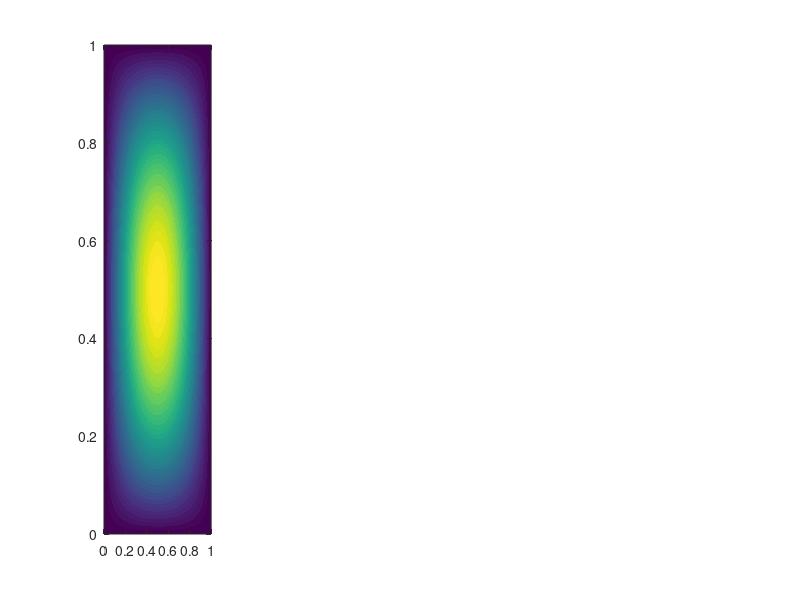

Here is the MATLAB script that generated this plot: (Note: this script raises an error after producing the figure.)
% Wk01 - Helmholtz modes & cavity mode counting
% Physical Chemistry 2 - Prof. S. Joon Kwon - SPMDL - SKKU

Lx = 1; Ly = 1;
[X, Y] = meshgrid(linspace(0,Lx,160), linspace(0,Ly,160));
modes = [1 1; 2 1; 2 2; 4 2];

figure(1);
for k = 1:4
    nx = modes(k,1); ny = modes(k,2);
    subplot(1,4,k);
    contourf(X, Y, sin(nx*pi*X/Lx).*sin(ny*pi*Y/Ly), 41, 'LineStyle', 'none');
    colormap(flipud(redblue_like())); axis square off;
    w = pi*sqrt((nx/Lx)^2 + (ny/Ly)^2);
    title(sprintf('(%d,%d), w=%.2f', nx, ny, w));
end
sgtitle('Helmholtz modes on a square membrane');

% 3D cavity mode counting: w' = sqrt(nx^2+ny^2+nz^2) <= wmax
wmax = 14; freqs = [];
for nx = 1:wmax, for ny = 1:wmax, for nz = 1:wmax
    wp = sqrt(nx^2 + ny^2 + nz^2);
    if wp <= wmax, freqs(end+1) = wp; end %#ok<SAGROW>
end, end, end
freqs = sort(freqs); N = 1:numel(freqs);

figure(2); hold on;
stairs(freqs, N, 'b-', 'LineWidth', 1.2);
ws = linspace(0, wmax, 300);
plot(ws, pi/6*ws.^3, 'r--', 'LineWidth', 1.5);
xlabel("normalized frequency w'"); ylabel("N(w')");
legend('exact staircase', '(\pi/6) w''^3'); 
title('Mode counting \rightarrow g(\nu) \propto \nu^2');

function cmap = redblue_like()
    n = 128; up = [linspace(0,1,n)' linspace(0,1,n)' ones(n,1)];
    dn = [ones(n,1) linspace(1,0,n)' linspace(1,0,n)'];
    cmap = [up; dn];
end
